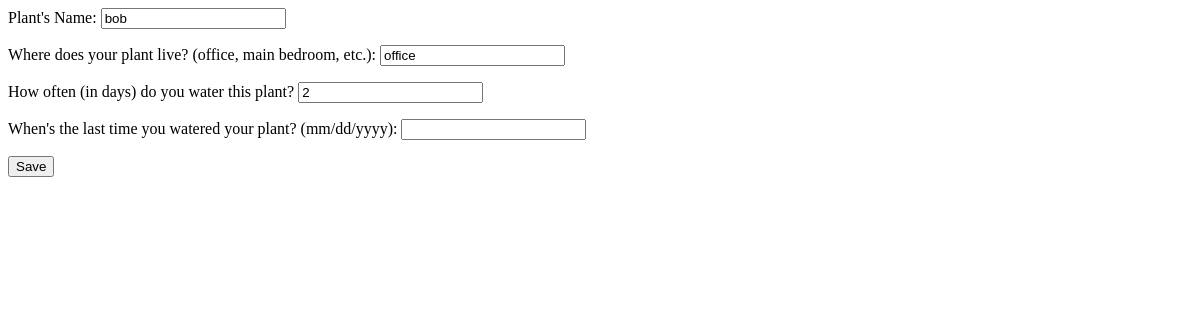
Before: /plants/4/update/ with the older database file.
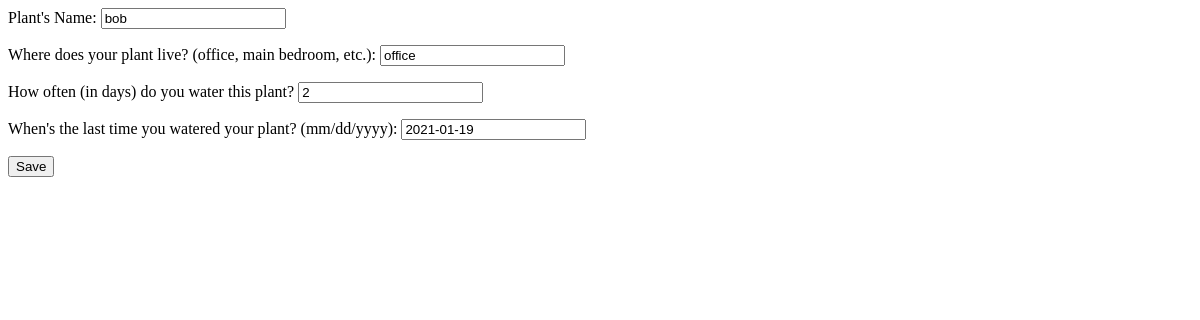
After: the same page with the newer database file.
### plants/models.py (models this page shows, shortened)
class plants(models.Model):
	name= models.CharField(max_length=50)
	location=models.CharField(max_length=200)
	frequency=models.PositiveSmallIntegerField()
	last_watered=models.DateField()

### plants/views.py (the view, shortened to what this page needs)
# urls.py: path('<int:pk>/update/', PlantUpdateView.as_view(), name= 'update-plant'),
class PlantUpdateView(UpdateView):
	template_name= 'plants/plants_create.html'
	form_class= PlantForm
	queryset= plants.objects.all()

### plants/forms.py
class PlantForm(forms.ModelForm):
	name= forms.CharField(label= "Plant's Name")
	location= forms.CharField(label= "Where does your plant live? (office, main bedroom, etc.)")
	frequency=forms.IntegerField(label= 'How often (in days) do you water this plant?')
	last_watered= forms.DateField( label="When's the last time you watered your plant? (mm/dd/yyyy)")
	class Meta:
		model= plants
		fields= [
			'name',
			'location',
			'frequency',
			'last_watered'
		]

### plants/templates/plants/plants_create.html
{% extends "base.html" %}
{% block content%}
<form method='POST'> {% csrf_token %}
{{form.as_p}}
<input type ='submit' value='Save' />
</form>
{% endblock%}

Changed rows visible on the page:
changed plants "bob": last_watered (not shown) → "2021-01-19"
